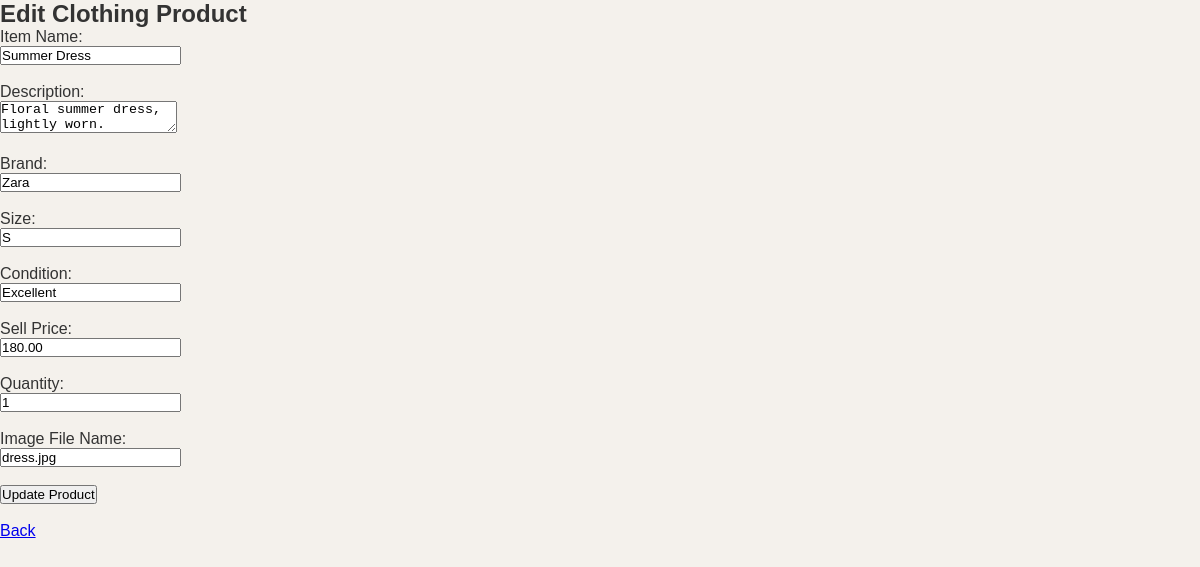
/Pastimes/editProduct.php?id=2 (signed in), run on the app's committed database.
### tables this page shows
CREATE TABLE `tblclothes` (
  `item_id` int(11) NOT NULL,
  `item_name` varchar(100) NOT NULL,
  `description` text NOT NULL,
  `brand` varchar(100) DEFAULT NULL,
  `size` varchar(20) DEFAULT NULL,
  `clothing_condition` varchar(50) DEFAULT NULL,
  `sell_price` decimal(10,2) NOT NULL,
  `quantity` int(11) DEFAULT 1,
  `image_name` varchar(255) DEFAULT NULL
);

### Pastimes/editProduct.php (the view, shortened to what this page needs)
<?php
include 'DBConn.php';
$itemId = $_GET["id"];
$sql = "SELECT * FROM tblClothes WHERE item_id = ?";
$stmt = $conn->prepare($sql);
$stmt->bind_param("i", $itemId);
$stmt->execute();
$result = $stmt->get_result();
$item = $result->fetch_assoc();
?>
<!DOCTYPE html>
<html>
<head>
    <link rel="stylesheet" href="css/style.css">
</head>
<body>
<h2>Edit Clothing Product</h2>
<form method="POST">
    <label>Item Name:</label><br>
    <input type="text" name="item_name" value="<?php echo $item['item_name']; ?>" required><br><br>
    <label>Description:</label><br>
    <textarea name="description" required><?php echo $item['description']; ?></textarea><br><br>
    <label>Brand:</label><br>
    <input type="text" name="brand" value="<?php echo $item['brand']; ?>" required><br><br>
    <label>Size:</label><br>
    <input type="text" name="size" value="<?php echo $item['size']; ?>" required><br><br>
    <label>Condition:</label><br>
    <input type="text" name="clothing_condition" value="<?php echo $item['clothing_condition']; ?>" required><br><br>
    <label>Sell Price:</label><br>
    <input type="number" step="0.01" name="sell_price" value="<?php echo $item['sell_price']; ?>" required><br><br>
    <label>Quantity:</label><br>
    <input type="number" name="quantity" value="<?php echo $item['quantity']; ?>" required><br><br>
    <label>Image File Name:</label><br>
    <input type="text" name="image_name" value="<?php echo $item['image_name']; ?>" required><br><br>
    <button type="submit">Update Product</button>
</form>
<br>
<a href="manageProducts.php">Back</a>
</body>
</html>

### Pastimes/css/style.css (style rules this page uses)
* { margin: 0; padding: 0; box-sizing: border-box; }
body { font-family: Arial, sans-serif; background-color: #f8f5f0; color: #333; }
body { background-color: #f4f1ec; font-family: Arial, sans-serif; }

### data on the page
tblclothes: item_name "Summer Dress", description "Floral summer dress, lightly worn.", brand "Zara", size "S", clothing_condition "Excellent", sell_price "180.00", quantity "1", image_name "dress.jpg"
